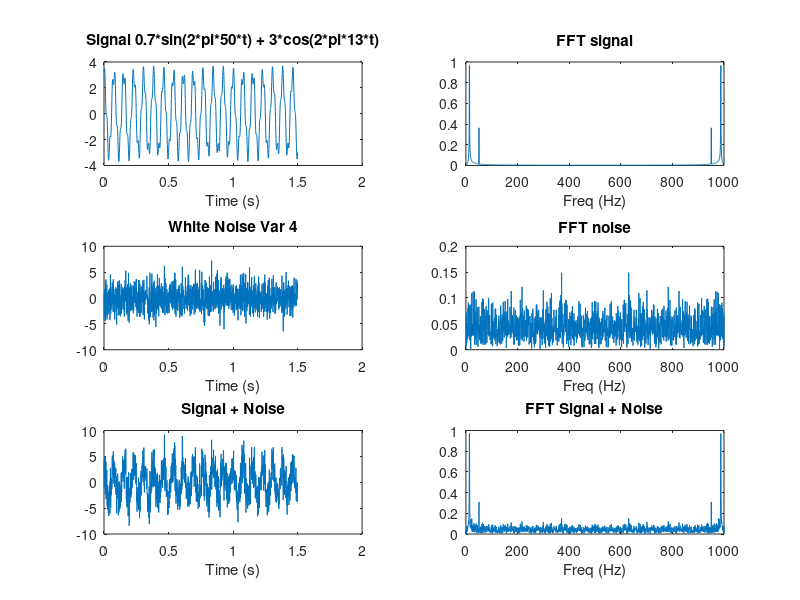

Here is the MATLAB script that generated this plot:
close all; clear; clc;
% analysis frequency :
Fs = 1000;
L = 1500;

t=(1:L)/Fs;

S = 0.7*sin(2*pi*50*t) + 3*cos(2*pi*13*t);
N = 2*randn(size(t));

X = S+N;

% compute FFT:
Y_X = fft(X);
Y_N = fft(N);
Y_S = fft(S);
% frequency axis:
freq = (1:L)*Fs/L;

P_X = abs(Y_X/L);
P_N = abs(Y_N/L);
P_S = abs(Y_S/L);


figure(1)
subplot(3,2,1)
plot(t, S);
xlabel('Time (s)')
title('Signal 0.7*sin(2*pi*50*t) + 3*cos(2*pi*13*t)');

subplot(3,2,2)
plot(freq, P_S);
xlabel('Freq (Hz)')
title('FFT signal')

subplot(3,2,3)
plot(t, N);
xlabel('Time (s)')
title('White Noise Var 4');

subplot(3,2,4)
plot(freq, P_N);
xlabel('Freq (Hz)')
title('FFT noise')

subplot(3,2,5)
plot(t, X);
xlabel('Time (s)')
title('Signal + Noise');

subplot(3,2,6)
plot(freq, P_X);
xlabel('Freq (Hz)')
title('FFT Signal + Noise')




